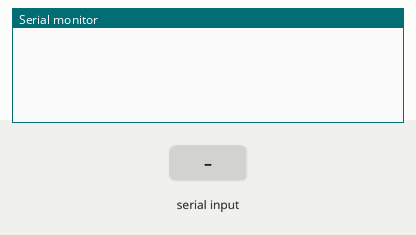
Recording of a sketch running on a simulated Arduino Uno, built with avr-gcc and run on an emulated ATmega328P. On the bench: the last lines printed to the serial monitor. The inputs (shaded band) are chosen by the test bench.

Above: at 1.2 s.
1.3 s: "90,45\n" received over Serial
At 2.9 s:
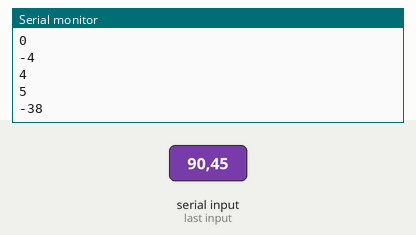
3.1 s: "30,150\n" received over Serial
At 5.3 s:
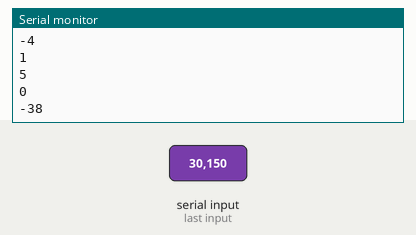
Timing chart, 0 to 6.8 s (numbered marks = the images above; inputs shaded):
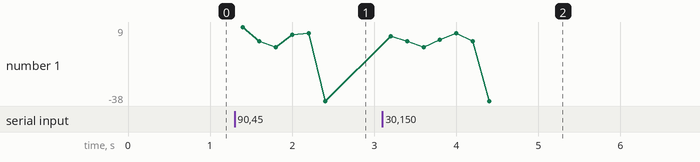

The sketch:

main.ino
```cpp
int dataFromBT;

void setup() {
  Serial.begin(9600);
}

void loop() {
  if (Serial.available()) {
    dataFromBT = Serial.read() - '0';
    Serial.println(dataFromBT);
  }
  delay(200);
}
```

Measured:
- after the input at 1.3 s, the serial monitor: prints a new line after 0.10 s (image 1)
- after the input at 3.1 s, the serial monitor: prints a new line after 0.10 s (image 2)
